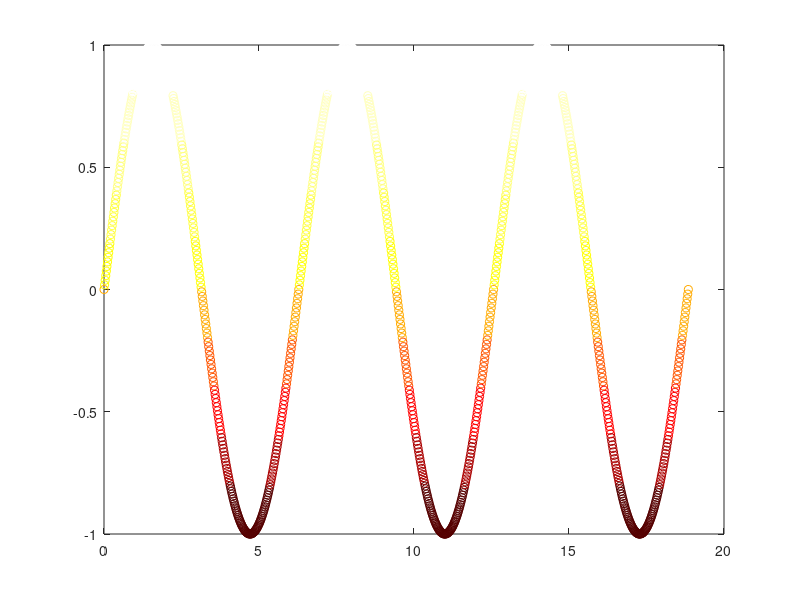

MATLAB code for this plot:
% colormap_plot 
% author: taiping.z(email:taiping.z@outlook.com)
% date: Web Apr 26 2017
% computational neuroscience lab at SIA
% colormap_plot 

clc;
clear all;
close all;

max_color_value = 10;

% jet_color = colormap(hsv(max_color_value));
% jet_color = colormap(cool(max_color_value));
 jet_color = colormap(hot(max_color_value));
% jet_color = colormap(pink(max_color_value));
% jet_color = colormap(gray(max_color_value));
% jet_color = colormap(pink(max_color_value));
% jet_color = colormap(bone(max_color_value));
% jet_color = colormap(jet(max_color_value));
% jet_color = colormap(copper(max_color_value));
% jet_color = colormap(prim(max_color_value));
% jet_color = colormap(flag(max_color_value));

x = linspace(0,6*pi,1000);

y = sin(x);

color_index = ceil(y*5 + 5);

for i = 1:1:length(y),

    selected_color = jet_color(color_index(i),:);

    plot(x(i), y(i), 'o','color',selected_color);

    hold on;
end